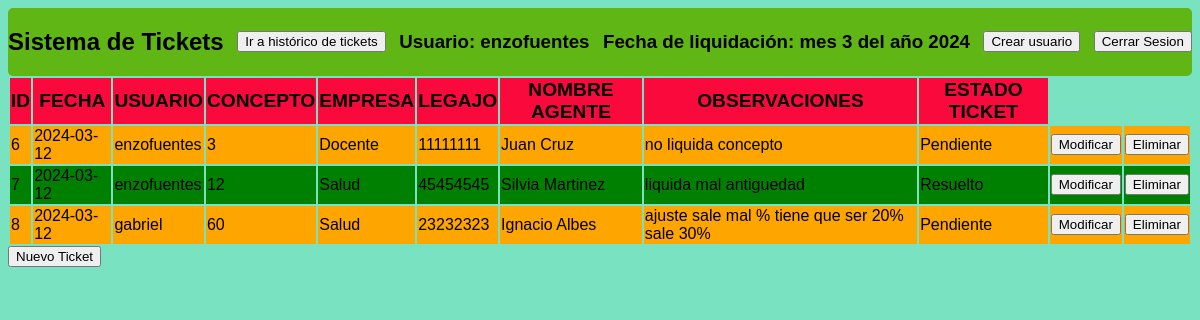
Page /api/tickets/ (signed in) on the earlier database version.
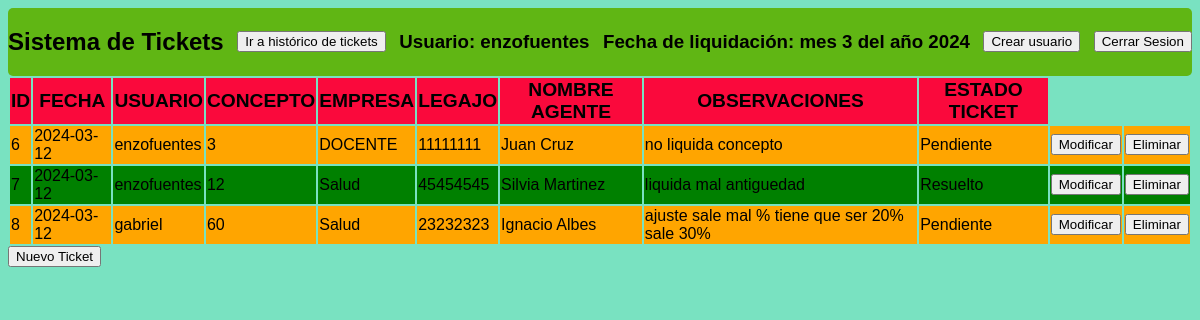
Same page on the later database version.
### tickets/models.py (models this page shows)
class Ticket(models.Model):
    id_ticket = models.AutoField(primary_key=True)
    fecha_liquidaciones = models.TextField(default = datetime.date.today) #deberia ser fecha
    usuario = models.CharField(max_length=100)
    concepto = models.CharField(max_length=100) #deberia ser un entero
    empresa = models.CharField(max_length=100)
    legajo = models.CharField(max_length=50) #deberia ser un entero
    nombre = models.CharField(max_length=100)
    observaciones = models.TextField(default = ' ')
    estado_liquidaciones = models.CharField(max_length=50, default = 'Pendiente')

### tickets/views.py (the view)
# urls.py: path('tickets/', index, name="index"),
def index(request):
    if request.session.get('usuario_logueado'):
        tickets = Ticket.objects.order_by("id_ticket")
        fecha_actual = str(datetime.date.today())
        request.session['mes_liquidacion'] = datetime.date.today().month
        request.session['año_liquidacion'] = datetime.date.today().year
        tickets_filtrados: list = []
        for ticket in tickets:
            if obtener_año_o_mes("año", ticket.fecha_liquidaciones) == obtener_año_o_mes("año", fecha_actual):
                if obtener_año_o_mes("mes", ticket.fecha_liquidaciones) == obtener_año_o_mes("mes", fecha_actual):
                    tickets_filtrados.append(ticket)
        contexto: dict = {"tickets": tickets_filtrados,
                "usuario_logueado": request.session['username'],
                "mes_liquidacion": request.session['mes_liquidacion'],
                "año_liquidacion": request.session['año_liquidacion']} #el contexto son los objetos de python que voy a mostrar
        return render(request, "tickets/index.html", contexto)
    else:
        return redirect('http://127.0.0.1:8000/api/login/')

### tickets/views.py (called while the page is built)
def obtener_año_o_mes(año_o_mes: str, fecha_string: str):
    if año_o_mes == "año":
        ticket_año: int = fecha_string[0:4]
        return ticket_año
    elif año_o_mes == "mes":
        ticket_mes: int = fecha_string[5:7]
        return ticket_mes

### tickets/templates/tickets/index.html (shortened to what this page needs)
{% load static %}
<!DOCTYPE html>
<html lang="en">
<head>
    <link rel="stylesheet" type="text/css" href="{% static 'style sheet/style.css' %}">
</head>
<body>
    <div id="nav_var">
        <div id="titulo_principal"><h2>Sistema de Tickets</h2></div>
        <div><button id="historico_tickets_btn"> Ir a histórico de tickets </button></div>
        <div><h3 id="usuario_logueado">Usuario: {{ usuario_logueado }}</h3></div>
        <div><h3 id="usuario_logueado">Fecha de liquidación: mes {{ mes_liquidacion }} del año {{ año_liquidacion }}</h3></div>
        <button type="submit"id="crear_cuenta_btn" style="display: none;">Crear usuario</button>
        <div><button id="cerrar_sesion_btn"> Cerrar Sesion </button></div>
    </div>
    {% if tickets %}
    <table id="tickets">
        <div>
            <thead id="cabecera_de_tabla_tickets">
            <tr>
                <th>ID</th>
                <th>FECHA</th>
                <th>USUARIO</th>
                <th>CONCEPTO</th>
                <th>EMPRESA</th>
                <th>LEGAJO</th>
                <th>NOMBRE AGENTE</th>
                <th>OBSERVACIONES</th>
                <th>ESTADO TICKET</th>
            </tr>
        </thead>
        </div>
        <tbody>
            {% for ticket in tickets %}
                <div >
                    <tr class="ticket_row">
                        <td>{{ ticket.id_ticket }}</td>
                        <td>{{ ticket.fecha_liquidaciones }}</td>
                        <td>{{ ticket.usuario }}</td>
                        <td>{{ ticket.concepto }}</td>
                        <td>{{ ticket.empresa }}</td>
                        <td>{{ ticket.legajo }}</td>
                        <td>{{ ticket.nombre }}</td>
                        <td>{{ ticket.observaciones }}</td>
                        <td>{{ ticket.estado_liquidaciones }}</td>
                        <td class="row_modificar_btn" id="modifica_btn" ><button>Modificar</button></td>
                        <td class="row_eliminar_btn" id="elimina_btn"><button>Eliminar</button></td>
                    </tr>
                </div>
            {% endfor %}
        </tbody>
    </table>
{% else %}
    <p>NO HAY TICKETS PARA MOSTRAR.</p>
{% endif %}
<button id="nuevo_ticket_btn">Nuevo Ticket</button>
</body>
</html>

Differences in the rows shown:
changed Ticket "Juan Cruz": empresa "Docente" → "DOCENTE"
